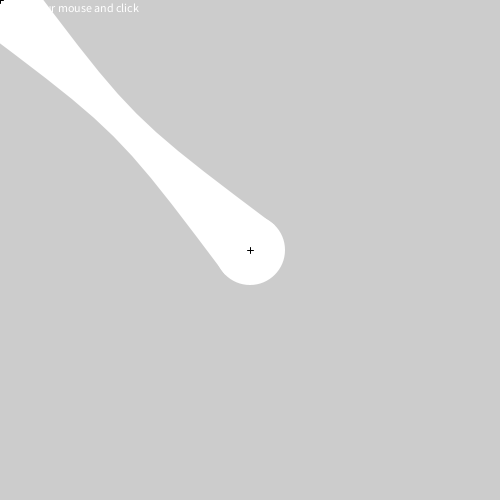
Frame 1 (no input)
Frame 60 (the mouse pressed at the canvas centre just before this capture): identical to frame 1, image omitted
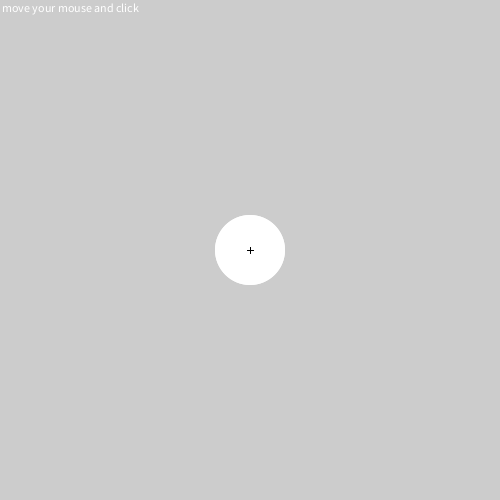
Frame 120 (the mouse held since frame 60 and released just before this capture)

The Processing sketch that drew these frames (run headless with seeded random() and noise(); from frame 60 on, the mouse is pressed at the canvas centre):

// Processing sketch: sketch_130315a_sticks
// ── sketch_130315a_sticks.pde
PVector a = new PVector();
PVector b = new PVector();

int radius = 35;

void setup(){
  size(500, 500);
  a.x = width / 2;
  a.y = height / 2;
  b.x = width / 2;
  b.y = height / 2;
  noCursor();
}

void draw(){
  background(204);
  noStroke();
  fill(255);
  a.x = mouseX;
  a.y = mouseY;
  ellipseMode(CENTER);
  ellipse(a.x, a.y, radius*2, radius*2);
  ellipse(b.x, b.y, radius*2, radius*2);
  
  float maxDist = (float) width/5;
  float d = dist(a.x, a.y, b.x, b.y);
  float r = 1 / (d / maxDist);
  r = min(r, 1);
  
  float q;
  q = atan2(a.y-b.y, a.x-b.x);
  PVector a1 = new PVector(a.x+cos(q+HALF_PI)*radius, a.y+sin(q+HALF_PI)*radius);
  PVector a2 = new PVector(a.x+cos(q-HALF_PI)*radius, a.y+sin(q-HALF_PI)*radius);
  
  PVector b1 = new PVector(b.x+cos(q+HALF_PI)*radius, b.y+sin(q+HALF_PI)*radius);
  PVector b2 = new PVector(b.x+cos(q-HALF_PI)*radius, b.y+sin(q-HALF_PI)*radius);
  
  PVector c = new PVector((a.x+b.x)/2, (a.y+b.y)/2);
  PVector c1 = new PVector(c.x+cos(q+HALF_PI)*radius*r, c.y+sin(q+HALF_PI)*radius*r);
  PVector c2 = new PVector(c.x+cos(q-HALF_PI)*radius*r, c.y+sin(q-HALF_PI)*radius*r);

  beginShape();
  int steps = 10;
  for (int i = 0; i <= steps; i++) {
    float t = i / float(steps);
    float x = bezierPoint(a1.x, c1.x, c1.x, b1.x, t);
    float y = bezierPoint(a1.y, c1.y, c1.y, b1.y, t);
    vertex(x, y);
  }
  for (int i = 0; i <=steps; i++) {
    float t = i / float(steps);
    float x = bezierPoint(b2.x, c2.x, c2.x, a2.x, t);
    float y = bezierPoint(b2.y, c2.y, c2.y, a2.y, t);
    vertex(x, y);
  }
  endShape();
  
//  fill(0);
//  rect(c.x, c.y, 2, 2);
//  rect(c1.x, c1.y, 2, 2);
//  rect(c2.x, c2.y, 2, 2);
  text("move your mouse and click", 2, 12);
  pointer(a);
  pointer(b);  
}

void pointer(PVector c){
  fill(0);
  int s = 3;
  stroke(0);
  line(c.x-s, c.y, c.x+s, c.y);
  line(c.x, c.y-s, c.x, c.y+s);  
}

void mousePressed(){
  b.x = mouseX;
  b.y = mouseY;
}
